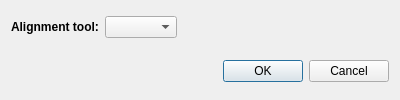
<?xml version="1.0" encoding="UTF-8"?>
<ui version="4.0">
 <class>MsaAlignerOptionsDialog</class>
 <widget class="QDialog" name="MsaAlignerOptionsDialog">
  <property name="geometry">
   <rect>
    <x>0</x>
    <y>0</y>
    <width>400</width>
    <height>100</height>
   </rect>
  </property>
  <property name="windowTitle">
   <string>Aligner Configuration</string>
  </property>
  <layout class="QVBoxLayout" name="verticalLayout">
   <item>
    <layout class="QHBoxLayout" name="horizontalLayout">
     <item>
      <widget class="QLabel" name="label">
       <property name="font">
        <font>
         <weight>75</weight>
         <italic>false</italic>
         <bold>true</bold>
        </font>
       </property>
       <property name="text">
        <string>Alignment tool:</string>
       </property>
      </widget>
     </item>
     <item>
      <widget class="QComboBox" name="alignerComboBox_">
       <property name="sizePolicy">
        <sizepolicy hsizetype="Minimum" vsizetype="Fixed">
         <horstretch>0</horstretch>
         <verstretch>0</verstretch>
        </sizepolicy>
       </property>
      </widget>
     </item>
     <item>
      <spacer name="horizontalSpacer">
       <property name="orientation">
        <enum>Qt::Horizontal</enum>
       </property>
       <property name="sizeHint" stdset="0">
        <size>
         <width>40</width>
         <height>20</height>
        </size>
       </property>
      </spacer>
     </item>
    </layout>
   </item>
   <item>
    <widget class="QWidget" name="optionContainerWidget_" native="true">
     <property name="sizePolicy">
      <sizepolicy hsizetype="Preferred" vsizetype="Maximum">
       <horstretch>0</horstretch>
       <verstretch>0</verstretch>
      </sizepolicy>
     </property>
    </widget>
   </item>
   <item>
    <widget class="QDialogButtonBox" name="buttonBox">
     <property name="standardButtons">
      <set>QDialogButtonBox::Cancel|QDialogButtonBox::Ok</set>
     </property>
    </widget>
   </item>
  </layout>
  <zorder>buttonBox</zorder>
  <zorder>optionContainerWidget_</zorder>
 </widget>
 <resources/>
 <connections>
  <connection>
   <sender>buttonBox</sender>
   <signal>rejected()</signal>
   <receiver>MsaAlignerOptionsDialog</receiver>
   <slot>reject()</slot>
   <hints>
    <hint type="sourcelabel">
     <x>269</x>
     <y>78</y>
    </hint>
    <hint type="destinationlabel">
     <x>237</x>
     <y>28</y>
    </hint>
   </hints>
  </connection>
  <connection>
   <sender>buttonBox</sender>
   <signal>accepted()</signal>
   <receiver>MsaAlignerOptionsDialog</receiver>
   <slot>accept()</slot>
   <hints>
    <hint type="sourcelabel">
     <x>339</x>
     <y>84</y>
    </hint>
    <hint type="destinationlabel">
     <x>320</x>
     <y>12</y>
    </hint>
   </hints>
  </connection>
 </connections>
</ui>
